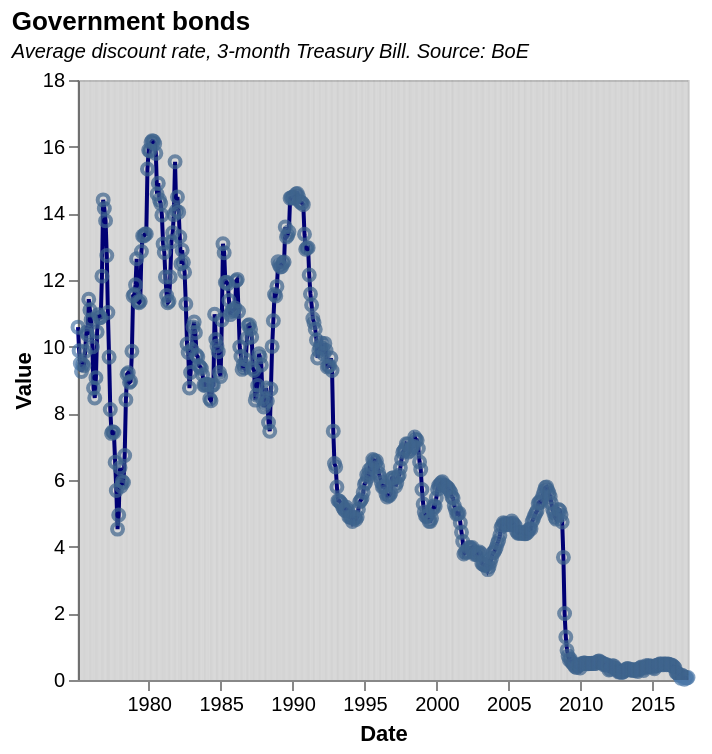

Vega-Lite specification for this chart:
### Vega-Lite specification from a JSON file in a GitHub repository (floating-point values rounded to 4 significant figures; data arrays with more than 128 entries replaced by an {"elided": "..."} marker saying what was removed)
{"$schema": "https://vega.github.io/schema/vega-lite/v5.json", "description": "(M8) UK Gov bond rate", "title": {"text": "Government bonds", "subtitle": "Average discount rate, 3-month Treasury Bill. Source: BoE", "subtitleFontStyle": "italic", "subtitleFontSize": 10, "anchor": "start", "color": "black"}, "data": {"values": {"elided": "510 records"}, "format": {"parse": {"Date": "date"}}}, "height": 300, "width": 305, "encoding": {"x": {"field": "Date", "type": "temporal", "axis": {"grid": false}}}, "layer": [{"encoding": {"y": {"field": "Value", "type": "quantitative", "scale": {"domain": [0, 18]}, "axis": {"grid": false}}}, "layer": [{"mark": {"type": "line", "color": "darkblue"}}, {"mark": "point"}]}, {"mark": "rule", "encoding": {"opacity": {"value": 0.1}, "tooltip": [{"field": "Date", "type": "temporal", "format": "%B, %Y"}, {"field": "Value", "title": "Discount rate", "type": "quantitative", "format": ""}]}}]}
